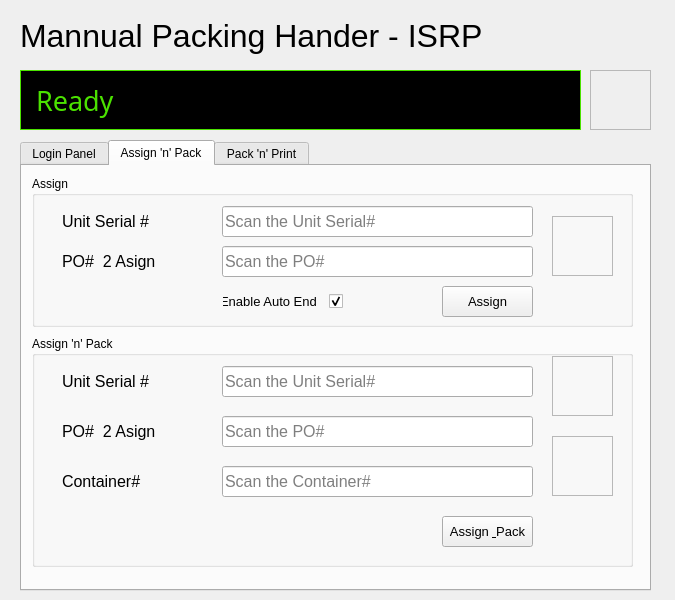
<?xml version="1.0" encoding="UTF-8"?>
<ui version="4.0">
 <class>MainWindow</class>
 <widget class="QMainWindow" name="MainWindow">
  <property name="geometry">
   <rect>
    <x>0</x>
    <y>0</y>
    <width>675</width>
    <height>600</height>
   </rect>
  </property>
  <property name="minimumSize">
   <size>
    <width>675</width>
    <height>600</height>
   </size>
  </property>
  <property name="maximumSize">
   <size>
    <width>675</width>
    <height>600</height>
   </size>
  </property>
  <property name="windowTitle">
   <string>ISRP_OBA</string>
  </property>
  <widget class="QWidget" name="centralwidget">
   <widget class="QTabWidget" name="tabWidget">
    <property name="geometry">
     <rect>
      <x>20</x>
      <y>140</y>
      <width>631</width>
      <height>451</height>
     </rect>
    </property>
    <property name="currentIndex">
     <number>1</number>
    </property>
    <widget class="QWidget" name="tab">
     <attribute name="title">
      <string>Login Panel</string>
     </attribute>
     <widget class="QGroupBox" name="loginGroup">
      <property name="geometry">
       <rect>
        <x>10</x>
        <y>200</y>
        <width>601</width>
        <height>201</height>
       </rect>
      </property>
      <property name="font">
       <font>
        <family>MS Shell Dlg 2</family>
        <pointsize>10</pointsize>
       </font>
      </property>
      <property name="title">
       <string>Login Pane</string>
      </property>
      <widget class="QLineEdit" name="login_username">
       <property name="geometry">
        <rect>
         <x>160</x>
         <y>40</y>
         <width>361</width>
         <height>31</height>
        </rect>
       </property>
       <property name="font">
        <font>
         <family>Nirmala UI</family>
         <pointsize>12</pointsize>
        </font>
       </property>
       <property name="text">
        <string/>
       </property>
       <property name="cursorPosition">
        <number>0</number>
       </property>
       <property name="placeholderText">
        <string>Enter your Username</string>
       </property>
       <property name="clearButtonEnabled">
        <bool>true</bool>
       </property>
      </widget>
      <widget class="QLineEdit" name="login_password">
       <property name="geometry">
        <rect>
         <x>160</x>
         <y>100</y>
         <width>361</width>
         <height>31</height>
        </rect>
       </property>
       <property name="font">
        <font>
         <family>Nirmala UI</family>
         <pointsize>12</pointsize>
         <weight>50</weight>
         <bold>false</bold>
        </font>
       </property>
       <property name="echoMode">
        <enum>QLineEdit::Password</enum>
       </property>
       <property name="placeholderText">
        <string>Enter your Password</string>
       </property>
       <property name="clearButtonEnabled">
        <bool>true</bool>
       </property>
      </widget>
      <widget class="QLabel" name="label_2">
       <property name="geometry">
        <rect>
         <x>70</x>
         <y>40</y>
         <width>131</width>
         <height>31</height>
        </rect>
       </property>
       <property name="font">
        <font>
         <family>Calibri</family>
         <pointsize>12</pointsize>
        </font>
       </property>
       <property name="text">
        <string>Username</string>
       </property>
      </widget>
      <widget class="QLabel" name="label_3">
       <property name="geometry">
        <rect>
         <x>70</x>
         <y>100</y>
         <width>131</width>
         <height>31</height>
        </rect>
       </property>
       <property name="font">
        <font>
         <family>Calibri</family>
         <pointsize>12</pointsize>
        </font>
       </property>
       <property name="text">
        <string>Password</string>
       </property>
      </widget>
      <widget class="QPushButton" name="login_login">
       <property name="geometry">
        <rect>
         <x>430</x>
         <y>150</y>
         <width>91</width>
         <height>31</height>
        </rect>
       </property>
       <property name="font">
        <font>
         <family>MS Shell Dlg 2</family>
         <pointsize>10</pointsize>
        </font>
       </property>
       <property name="text">
        <string>Login</string>
       </property>
      </widget>
      <widget class="QLabel" name="login_TickBox">
       <property name="geometry">
        <rect>
         <x>530</x>
         <y>70</y>
         <width>61</width>
         <height>60</height>
        </rect>
       </property>
       <property name="font">
        <font>
         <family>MS PGothic</family>
         <pointsize>20</pointsize>
        </font>
       </property>
       <property name="frameShape">
        <enum>QFrame::StyledPanel</enum>
       </property>
       <property name="frameShadow">
        <enum>QFrame::Plain</enum>
       </property>
       <property name="text">
        <string/>
       </property>
       <property name="pixmap">
        <pixmap>../img/alert.png</pixmap>
       </property>
       <property name="scaledContents">
        <bool>true</bool>
       </property>
       <property name="indent">
        <number>15</number>
       </property>
      </widget>
     </widget>
     <widget class="QGroupBox" name="groupBox_2">
      <property name="geometry">
       <rect>
        <x>10</x>
        <y>10</y>
        <width>601</width>
        <height>181</height>
       </rect>
      </property>
      <property name="title">
       <string>Conduit Configuration</string>
      </property>
      <widget class="QLabel" name="label_5">
       <property name="geometry">
        <rect>
         <x>20</x>
         <y>20</y>
         <width>81</width>
         <height>21</height>
        </rect>
       </property>
       <property name="text">
        <string>Conduit Url</string>
       </property>
      </widget>
      <widget class="QLabel" name="label_6">
       <property name="geometry">
        <rect>
         <x>20</x>
         <y>60</y>
         <width>81</width>
         <height>21</height>
        </rect>
       </property>
       <property name="text">
        <string>Station 2 Assign</string>
       </property>
      </widget>
      <widget class="QLineEdit" name="config_url">
       <property name="geometry">
        <rect>
         <x>110</x>
         <y>20</y>
         <width>461</width>
         <height>20</height>
        </rect>
       </property>
      </widget>
      <widget class="QLineEdit" name="config_station_a">
       <property name="geometry">
        <rect>
         <x>110</x>
         <y>60</y>
         <width>81</width>
         <height>20</height>
        </rect>
       </property>
      </widget>
      <widget class="QLineEdit" name="config_station_b">
       <property name="geometry">
        <rect>
         <x>110</x>
         <y>100</y>
         <width>81</width>
         <height>20</height>
        </rect>
       </property>
      </widget>
      <widget class="QLabel" name="label_9">
       <property name="geometry">
        <rect>
         <x>410</x>
         <y>60</y>
         <width>81</width>
         <height>21</height>
        </rect>
       </property>
       <property name="text">
        <string>Client</string>
       </property>
      </widget>
      <widget class="QLabel" name="label_10">
       <property name="geometry">
        <rect>
         <x>20</x>
         <y>100</y>
         <width>81</width>
         <height>21</height>
        </rect>
       </property>
       <property name="text">
        <string>Station 2 Pack</string>
       </property>
      </widget>
      <widget class="QLineEdit" name="config_client">
       <property name="geometry">
        <rect>
         <x>470</x>
         <y>60</y>
         <width>111</width>
         <height>20</height>
        </rect>
       </property>
      </widget>
      <widget class="QPushButton" name="config_saveButton">
       <property name="geometry">
        <rect>
         <x>490</x>
         <y>140</y>
         <width>91</width>
         <height>31</height>
        </rect>
       </property>
       <property name="font">
        <font>
         <family>MS Shell Dlg 2</family>
         <pointsize>10</pointsize>
        </font>
       </property>
       <property name="text">
        <string>Save</string>
       </property>
      </widget>
      <widget class="QLineEdit" name="config_printer">
       <property name="geometry">
        <rect>
         <x>470</x>
         <y>100</y>
         <width>111</width>
         <height>20</height>
        </rect>
       </property>
      </widget>
      <widget class="QLabel" name="label_31">
       <property name="geometry">
        <rect>
         <x>410</x>
         <y>100</y>
         <width>81</width>
         <height>21</height>
        </rect>
       </property>
       <property name="text">
        <string>Printer Que</string>
       </property>
      </widget>
      <widget class="QLineEdit" name="config_clvl_container">
       <property name="geometry">
        <rect>
         <x>310</x>
         <y>60</y>
         <width>81</width>
         <height>20</height>
        </rect>
       </property>
      </widget>
      <widget class="QLabel" name="config_">
       <property name="geometry">
        <rect>
         <x>210</x>
         <y>60</y>
         <width>91</width>
         <height>21</height>
        </rect>
       </property>
       <property name="text">
        <string>c_level - Container</string>
       </property>
      </widget>
      <widget class="QLabel" name="label_33">
       <property name="geometry">
        <rect>
         <x>210</x>
         <y>100</y>
         <width>91</width>
         <height>21</height>
        </rect>
       </property>
       <property name="text">
        <string>c_level - Skid</string>
       </property>
      </widget>
      <widget class="QLineEdit" name="config_clvl_skid">
       <property name="geometry">
        <rect>
         <x>310</x>
         <y>100</y>
         <width>81</width>
         <height>20</height>
        </rect>
       </property>
      </widget>
     </widget>
    </widget>
    <widget class="QWidget" name="tab_3">
     <attribute name="title">
      <string>Assign 'n' Pack</string>
     </attribute>
     <widget class="QGroupBox" name="groupBox">
      <property name="geometry">
       <rect>
        <x>10</x>
        <y>170</y>
        <width>601</width>
        <height>231</height>
       </rect>
      </property>
      <property name="title">
       <string>Assign 'n' Pack</string>
      </property>
      <widget class="QLabel" name="label_4">
       <property name="geometry">
        <rect>
         <x>30</x>
         <y>30</y>
         <width>141</width>
         <height>31</height>
        </rect>
       </property>
       <property name="font">
        <font>
         <pointsize>12</pointsize>
        </font>
       </property>
       <property name="text">
        <string>Unit Serial #</string>
       </property>
      </widget>
      <widget class="QLineEdit" name="asnpk_unitsn">
       <property name="geometry">
        <rect>
         <x>190</x>
         <y>30</y>
         <width>311</width>
         <height>31</height>
        </rect>
       </property>
       <property name="font">
        <font>
         <family>Nirmala UI</family>
         <pointsize>12</pointsize>
        </font>
       </property>
       <property name="text">
        <string/>
       </property>
       <property name="cursorPosition">
        <number>0</number>
       </property>
       <property name="placeholderText">
        <string>Scan the Unit Serial#</string>
       </property>
       <property name="clearButtonEnabled">
        <bool>true</bool>
       </property>
      </widget>
      <widget class="QLabel" name="label_11">
       <property name="geometry">
        <rect>
         <x>30</x>
         <y>80</y>
         <width>141</width>
         <height>31</height>
        </rect>
       </property>
       <property name="font">
        <font>
         <pointsize>12</pointsize>
        </font>
       </property>
       <property name="layoutDirection">
        <enum>Qt::LeftToRight</enum>
       </property>
       <property name="text">
        <string>PO#  2 Asign</string>
       </property>
      </widget>
      <widget class="QLineEdit" name="asnpk_posn">
       <property name="geometry">
        <rect>
         <x>190</x>
         <y>80</y>
         <width>311</width>
         <height>31</height>
        </rect>
       </property>
       <property name="font">
        <font>
         <family>Nirmala UI</family>
         <pointsize>12</pointsize>
        </font>
       </property>
       <property name="layoutDirection">
        <enum>Qt::LeftToRight</enum>
       </property>
       <property name="text">
        <string/>
       </property>
       <property name="cursorPosition">
        <number>0</number>
       </property>
       <property name="placeholderText">
        <string>Scan the PO#</string>
       </property>
       <property name="clearButtonEnabled">
        <bool>true</bool>
       </property>
      </widget>
      <widget class="QLineEdit" name="asnpk_contsn">
       <property name="geometry">
        <rect>
         <x>190</x>
         <y>130</y>
         <width>311</width>
         <height>31</height>
        </rect>
       </property>
       <property name="font">
        <font>
         <family>Nirmala UI</family>
         <pointsize>12</pointsize>
        </font>
       </property>
       <property name="layoutDirection">
        <enum>Qt::LeftToRight</enum>
       </property>
       <property name="text">
        <string/>
       </property>
       <property name="cursorPosition">
        <number>0</number>
       </property>
       <property name="placeholderText">
        <string>Scan the Container#</string>
       </property>
       <property name="clearButtonEnabled">
        <bool>true</bool>
       </property>
      </widget>
      <widget class="QLabel" name="label_12">
       <property name="geometry">
        <rect>
         <x>30</x>
         <y>130</y>
         <width>141</width>
         <height>31</height>
        </rect>
       </property>
       <property name="font">
        <font>
         <pointsize>12</pointsize>
        </font>
       </property>
       <property name="layoutDirection">
        <enum>Qt::LeftToRight</enum>
       </property>
       <property name="text">
        <string>Container#</string>
       </property>
      </widget>
      <widget class="QPushButton" name="pushButton_7">
       <property name="geometry">
        <rect>
         <x>410</x>
         <y>180</y>
         <width>91</width>
         <height>31</height>
        </rect>
       </property>
       <property name="font">
        <font>
         <family>MS Shell Dlg 2</family>
         <pointsize>10</pointsize>
        </font>
       </property>
       <property name="text">
        <string>Assign &amp; Pack</string>
       </property>
      </widget>
      <widget class="QLabel" name="asnpk_poTickBox">
       <property name="geometry">
        <rect>
         <x>520</x>
         <y>20</y>
         <width>61</width>
         <height>60</height>
        </rect>
       </property>
       <property name="font">
        <font>
         <family>MS PGothic</family>
         <pointsize>20</pointsize>
        </font>
       </property>
       <property name="frameShape">
        <enum>QFrame::StyledPanel</enum>
       </property>
       <property name="frameShadow">
        <enum>QFrame::Plain</enum>
       </property>
       <property name="text">
        <string/>
       </property>
       <property name="pixmap">
        <pixmap>../img/alert.png</pixmap>
       </property>
       <property name="scaledContents">
        <bool>true</bool>
       </property>
       <property name="indent">
        <number>15</number>
       </property>
      </widget>
      <widget class="QLabel" name="asnpk_packTickBox">
       <property name="geometry">
        <rect>
         <x>520</x>
         <y>100</y>
         <width>61</width>
         <height>60</height>
        </rect>
       </property>
       <property name="font">
        <font>
         <family>MS PGothic</family>
         <pointsize>20</pointsize>
        </font>
       </property>
       <property name="frameShape">
        <enum>QFrame::StyledPanel</enum>
       </property>
       <property name="frameShadow">
        <enum>QFrame::Plain</enum>
       </property>
       <property name="text">
        <string/>
       </property>
       <property name="pixmap">
        <pixmap>../img/alert.png</pixmap>
       </property>
       <property name="scaledContents">
        <bool>true</bool>
       </property>
       <property name="indent">
        <number>15</number>
       </property>
      </widget>
     </widget>
     <widget class="QGroupBox" name="groupBox_7">
      <property name="geometry">
       <rect>
        <x>10</x>
        <y>10</y>
        <width>601</width>
        <height>151</height>
       </rect>
      </property>
      <property name="toolTip">
       <string>Check this Box to enable  &quot;Auto End&quot; command</string>
      </property>
      <property name="title">
       <string>Assign</string>
      </property>
      <widget class="QLabel" name="label_42">
       <property name="geometry">
        <rect>
         <x>30</x>
         <y>30</y>
         <width>141</width>
         <height>31</height>
        </rect>
       </property>
       <property name="font">
        <font>
         <pointsize>12</pointsize>
        </font>
       </property>
       <property name="text">
        <string>Unit Serial #</string>
       </property>
      </widget>
      <widget class="QLineEdit" name="assign_unitsn">
       <property name="geometry">
        <rect>
         <x>190</x>
         <y>30</y>
         <width>311</width>
         <height>31</height>
        </rect>
       </property>
       <property name="font">
        <font>
         <family>Nirmala UI</family>
         <pointsize>12</pointsize>
        </font>
       </property>
       <property name="text">
        <string/>
       </property>
       <property name="cursorPosition">
        <number>0</number>
       </property>
       <property name="placeholderText">
        <string>Scan the Unit Serial#</string>
       </property>
       <property name="clearButtonEnabled">
        <bool>true</bool>
       </property>
      </widget>
      <widget class="QLabel" name="label_43">
       <property name="geometry">
        <rect>
         <x>30</x>
         <y>70</y>
         <width>141</width>
         <height>31</height>
        </rect>
       </property>
       <property name="font">
        <font>
         <pointsize>12</pointsize>
        </font>
       </property>
       <property name="layoutDirection">
        <enum>Qt::LeftToRight</enum>
       </property>
       <property name="text">
        <string>PO#  2 Asign</string>
       </property>
      </widget>
      <widget class="QLineEdit" name="assign_posn">
       <property name="geometry">
        <rect>
         <x>190</x>
         <y>70</y>
         <width>311</width>
         <height>31</height>
        </rect>
       </property>
       <property name="font">
        <font>
         <family>Nirmala UI</family>
         <pointsize>12</pointsize>
        </font>
       </property>
       <property name="layoutDirection">
        <enum>Qt::LeftToRight</enum>
       </property>
       <property name="text">
        <string/>
       </property>
       <property name="cursorPosition">
        <number>0</number>
       </property>
       <property name="placeholderText">
        <string>Scan the PO#</string>
       </property>
       <property name="clearButtonEnabled">
        <bool>true</bool>
       </property>
      </widget>
      <widget class="QPushButton" name="assign_assignButton">
       <property name="geometry">
        <rect>
         <x>410</x>
         <y>110</y>
         <width>91</width>
         <height>31</height>
        </rect>
       </property>
       <property name="font">
        <font>
         <family>MS Shell Dlg 2</family>
         <pointsize>10</pointsize>
        </font>
       </property>
       <property name="text">
        <string>Assign</string>
       </property>
      </widget>
      <widget class="QLabel" name="assign_TickBox">
       <property name="geometry">
        <rect>
         <x>520</x>
         <y>40</y>
         <width>61</width>
         <height>60</height>
        </rect>
       </property>
       <property name="font">
        <font>
         <family>MS PGothic</family>
         <pointsize>20</pointsize>
        </font>
       </property>
       <property name="frameShape">
        <enum>QFrame::StyledPanel</enum>
       </property>
       <property name="frameShadow">
        <enum>QFrame::Plain</enum>
       </property>
       <property name="text">
        <string/>
       </property>
       <property name="pixmap">
        <pixmap>../img/alert.png</pixmap>
       </property>
       <property name="scaledContents">
        <bool>true</bool>
       </property>
       <property name="indent">
        <number>15</number>
       </property>
      </widget>
      <widget class="QCheckBox" name="assign_autoend">
       <property name="geometry">
        <rect>
         <x>190</x>
         <y>110</y>
         <width>121</width>
         <height>31</height>
        </rect>
       </property>
       <property name="font">
        <font>
         <pointsize>10</pointsize>
        </font>
       </property>
       <property name="layoutDirection">
        <enum>Qt::RightToLeft</enum>
       </property>
       <property name="text">
        <string>Enable Auto End  </string>
       </property>
       <property name="iconSize">
        <size>
         <width>100</width>
         <height>100</height>
        </size>
       </property>
       <property name="checked">
        <bool>true</bool>
       </property>
       <property name="tristate">
        <bool>false</bool>
       </property>
      </widget>
     </widget>
    </widget>
    <widget class="QWidget" name="tab_6">
     <attribute name="title">
      <string>Pack 'n' Print</string>
     </attribute>
     <widget class="QGroupBox" name="groupBox_8">
      <property name="geometry">
       <rect>
        <x>10</x>
        <y>10</y>
        <width>601</width>
        <height>151</height>
       </rect>
      </property>
      <property name="title">
       <string>Packing / Containarization</string>
      </property>
      <widget class="QLabel" name="label_44">
       <property name="geometry">
        <rect>
         <x>30</x>
         <y>30</y>
         <width>141</width>
         <height>31</height>
        </rect>
       </property>
       <property name="font">
        <font>
         <pointsize>12</pointsize>
        </font>
       </property>
       <property name="text">
        <string>Unit # / Container#</string>
       </property>
      </widget>
      <widget class="QLineEdit" name="pack_unitsn">
       <property name="geometry">
        <rect>
         <x>190</x>
         <y>30</y>
         <width>311</width>
         <height>31</height>
        </rect>
       </property>
       <property name="font">
        <font>
         <family>Nirmala UI</family>
         <pointsize>12</pointsize>
        </font>
       </property>
       <property name="text">
        <string/>
       </property>
       <property name="cursorPosition">
        <number>0</number>
       </property>
       <property name="placeholderText">
        <string>Scan the Unit#/Container#</string>
       </property>
       <property name="clearButtonEnabled">
        <bool>true</bool>
       </property>
      </widget>
      <widget class="QLabel" name="label_47">
       <property name="geometry">
        <rect>
         <x>30</x>
         <y>70</y>
         <width>141</width>
         <height>31</height>
        </rect>
       </property>
       <property name="font">
        <font>
         <pointsize>12</pointsize>
        </font>
       </property>
       <property name="layoutDirection">
        <enum>Qt::LeftToRight</enum>
       </property>
       <property name="text">
        <string>Container# / Skid#</string>
       </property>
      </widget>
      <widget class="QLineEdit" name="pack_skidsn">
       <property name="geometry">
        <rect>
         <x>190</x>
         <y>70</y>
         <width>311</width>
         <height>31</height>
        </rect>
       </property>
       <property name="font">
        <font>
         <family>Nirmala UI</family>
         <pointsize>12</pointsize>
        </font>
       </property>
       <property name="layoutDirection">
        <enum>Qt::LeftToRight</enum>
       </property>
       <property name="text">
        <string/>
       </property>
       <property name="cursorPosition">
        <number>0</number>
       </property>
       <property name="placeholderText">
        <string>Scan the Container#/Skid#</string>
       </property>
       <property name="clearButtonEnabled">
        <bool>true</bool>
       </property>
      </widget>
      <widget class="QLabel" name="pack_TickBox">
       <property name="geometry">
        <rect>
         <x>530</x>
         <y>70</y>
         <width>41</width>
         <height>31</height>
        </rect>
       </property>
       <property name="frameShape">
        <enum>QFrame::Box</enum>
       </property>
       <property name="text">
        <string/>
       </property>
      </widget>
      <widget class="QPushButton" name="pack_packButton">
       <property name="geometry">
        <rect>
         <x>410</x>
         <y>110</y>
         <width>91</width>
         <height>31</height>
        </rect>
       </property>
       <property name="font">
        <font>
         <family>MS Shell Dlg 2</family>
         <pointsize>10</pointsize>
        </font>
       </property>
       <property name="text">
        <string>Pack</string>
       </property>
      </widget>
     </widget>
     <widget class="QGroupBox" name="groupBox_9">
      <property name="geometry">
       <rect>
        <x>10</x>
        <y>170</y>
        <width>601</width>
        <height>161</height>
       </rect>
      </property>
      <property name="title">
       <string>Label Printing</string>
      </property>
      <widget class="QLabel" name="label_50">
       <property name="geometry">
        <rect>
         <x>30</x>
         <y>30</y>
         <width>141</width>
         <height>31</height>
        </rect>
       </property>
       <property name="font">
        <font>
         <pointsize>12</pointsize>
        </font>
       </property>
       <property name="text">
        <string>Container#</string>
       </property>
      </widget>
      <widget class="QLineEdit" name="print_containersn">
       <property name="geometry">
        <rect>
         <x>190</x>
         <y>30</y>
         <width>311</width>
         <height>31</height>
        </rect>
       </property>
       <property name="font">
        <font>
         <family>Nirmala UI</family>
         <pointsize>12</pointsize>
        </font>
       </property>
       <property name="text">
        <string/>
       </property>
       <property name="cursorPosition">
        <number>0</number>
       </property>
       <property name="placeholderText">
        <string>Scan the Unit#/Container#</string>
       </property>
       <property name="clearButtonEnabled">
        <bool>true</bool>
       </property>
      </widget>
      <widget class="QLabel" name="label_51">
       <property name="geometry">
        <rect>
         <x>30</x>
         <y>80</y>
         <width>141</width>
         <height>31</height>
        </rect>
       </property>
       <property name="font">
        <font>
         <pointsize>12</pointsize>
        </font>
       </property>
       <property name="layoutDirection">
        <enum>Qt::LeftToRight</enum>
       </property>
       <property name="text">
        <string>Label Code#</string>
       </property>
      </widget>
      <widget class="QLineEdit" name="print_labelsn">
       <property name="geometry">
        <rect>
         <x>190</x>
         <y>80</y>
         <width>311</width>
         <height>31</height>
        </rect>
       </property>
       <property name="font">
        <font>
         <family>Nirmala UI</family>
         <pointsize>12</pointsize>
        </font>
       </property>
       <property name="layoutDirection">
        <enum>Qt::LeftToRight</enum>
       </property>
       <property name="text">
        <string/>
       </property>
       <property name="cursorPosition">
        <number>0</number>
       </property>
       <property name="placeholderText">
        <string>Scan the Container#/Skid#</string>
       </property>
       <property name="clearButtonEnabled">
        <bool>true</bool>
       </property>
      </widget>
      <widget class="QLabel" name="asnpk_potickBox">
       <property name="geometry">
        <rect>
         <x>530</x>
         <y>80</y>
         <width>41</width>
         <height>31</height>
        </rect>
       </property>
       <property name="frameShape">
        <enum>QFrame::Box</enum>
       </property>
       <property name="text">
        <string/>
       </property>
      </widget>
      <widget class="QPushButton" name="pushButton_11">
       <property name="geometry">
        <rect>
         <x>410</x>
         <y>120</y>
         <width>91</width>
         <height>31</height>
        </rect>
       </property>
       <property name="font">
        <font>
         <family>MS Shell Dlg 2</family>
         <pointsize>10</pointsize>
        </font>
       </property>
       <property name="text">
        <string>Print</string>
       </property>
      </widget>
     </widget>
    </widget>
   </widget>
   <widget class="QLabel" name="common_resposne">
    <property name="geometry">
     <rect>
      <x>20</x>
      <y>70</y>
      <width>561</width>
      <height>60</height>
     </rect>
    </property>
    <property name="font">
     <font>
      <family>MS PGothic</family>
      <pointsize>20</pointsize>
     </font>
    </property>
    <property name="styleSheet">
     <string notr="true">background-color: rgb(0, 0, 0);
border-color: rgb(0, 255, 0);
color: rgb(75, 226, 0);</string>
    </property>
    <property name="frameShape">
     <enum>QFrame::Box</enum>
    </property>
    <property name="frameShadow">
     <enum>QFrame::Plain</enum>
    </property>
    <property name="text">
     <string>Ready</string>
    </property>
    <property name="indent">
     <number>15</number>
    </property>
   </widget>
   <widget class="QLabel" name="label_32">
    <property name="geometry">
     <rect>
      <x>20</x>
      <y>15</y>
      <width>631</width>
      <height>41</height>
     </rect>
    </property>
    <property name="font">
     <font>
      <pointsize>24</pointsize>
     </font>
    </property>
    <property name="text">
     <string>Mannual Packing Hander - ISRP </string>
    </property>
   </widget>
   <widget class="QLabel" name="common_sym">
    <property name="geometry">
     <rect>
      <x>590</x>
      <y>70</y>
      <width>61</width>
      <height>60</height>
     </rect>
    </property>
    <property name="font">
     <font>
      <family>MS PGothic</family>
      <pointsize>20</pointsize>
     </font>
    </property>
    <property name="frameShape">
     <enum>QFrame::StyledPanel</enum>
    </property>
    <property name="frameShadow">
     <enum>QFrame::Plain</enum>
    </property>
    <property name="text">
     <string/>
    </property>
    <property name="pixmap">
     <pixmap>../img/alert.png</pixmap>
    </property>
    <property name="scaledContents">
     <bool>true</bool>
    </property>
    <property name="indent">
     <number>15</number>
    </property>
   </widget>
  </widget>
 </widget>
 <resources/>
 <connections/>
</ui>
